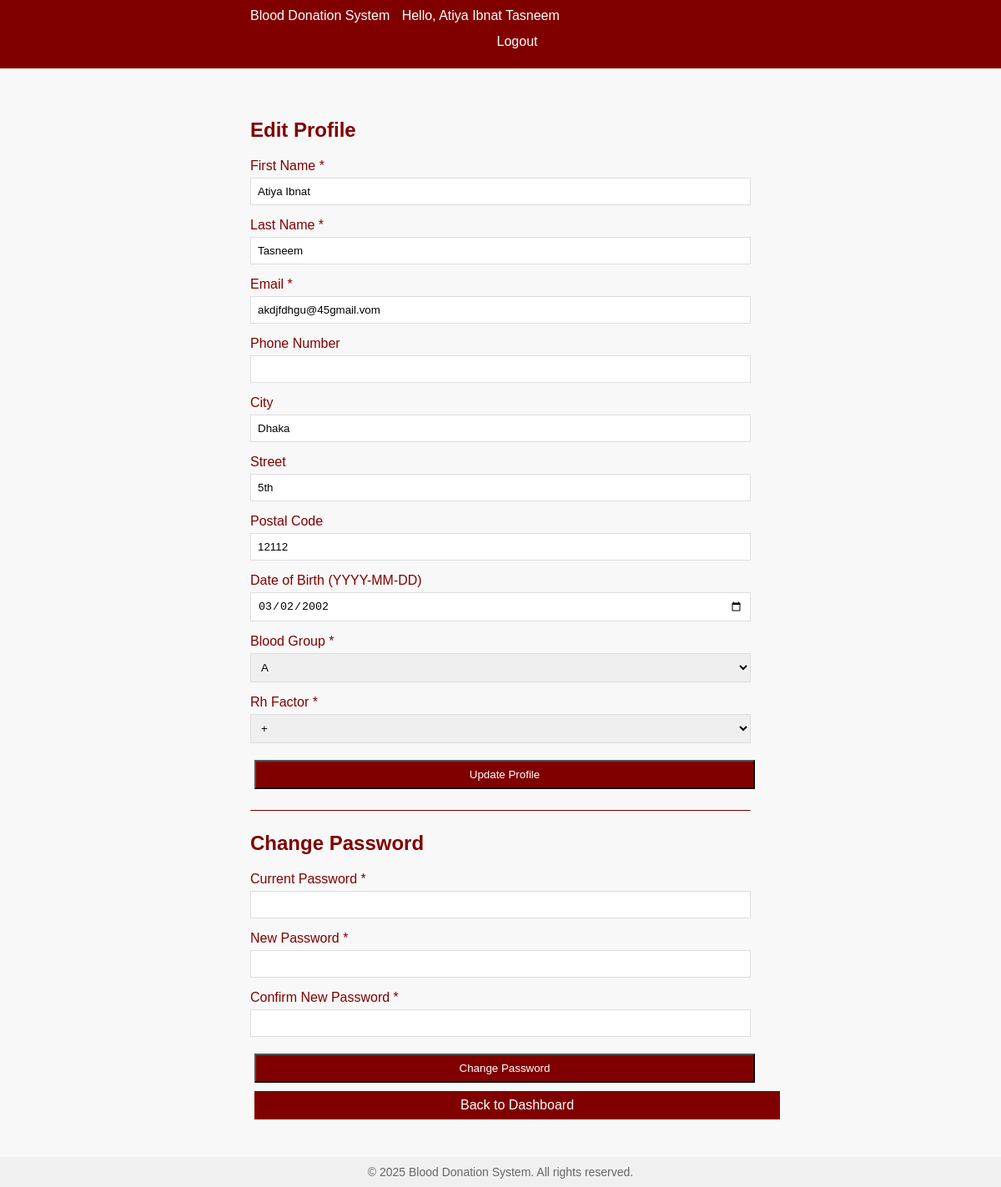
Page /edit_profile.php (signed in) on the committed database.
### tables this page shows
CREATE TABLE `user` (
  `user_id` int(11) NOT NULL,
  `first_name` varchar(50) NOT NULL,
  `last_name` varchar(50) NOT NULL,
  `email` varchar(100) NOT NULL,
  `city` varchar(50) DEFAULT NULL,
  `street` varchar(100) DEFAULT NULL,
  `postal_code` varchar(20) DEFAULT NULL,
  `date_of_birth` date DEFAULT NULL
);

CREATE TABLE `donor` (
  `user_id` int(11) NOT NULL,
  `blood_group` enum('A','B','AB','O') NOT NULL,
  `rh_factor` enum('+','-') NOT NULL,
  `eligibility_status` enum('eligible','ineligible','pending') DEFAULT 'pending',
  `donation_count` int(11) DEFAULT 0
);

### edit_profile.php (the view, shortened to what this page needs)
<?php
include 'db.php';
$user_id = $_SESSION['user_id'];
$role = $_SESSION['role'] ?? null;
$full_name = $_SESSION['full_name'] ?? 'User';
$stmt = $conn->prepare("
    SELECT first_name, last_name, email, city, street, postal_code, date_of_birth
    FROM user
    WHERE user_id = ?
");
$stmt->bind_param("i", $user_id);
$stmt->execute();
$user_data = $stmt->get_result()->fetch_assoc();
$phone_numbers = [];
$role_data = [];
if ($role === 'donor') {
    $stmt = $conn->prepare("SELECT blood_group, rh_factor FROM donor WHERE user_id = ?");
    $stmt->bind_param("i", $user_id);
    $stmt->execute();
    $role_data = $stmt->get_result()->fetch_assoc() ?: [];
} elseif ($role === 'recipient') {
    $stmt = $conn->prepare("SELECT blood_group, rh_factor, medical_condition, urgency_level, hospital_id FROM recipient WHERE user_id = ?");
    $stmt->bind_param("i", $user_id);
    $stmt->execute();
    $role_data = $stmt->get_result()->fetch_assoc() ?: [];
    $stmt->close();
} elseif ($role === 'hospital_rep') {
    $stmt = $conn->prepare("SELECT hospital_id, department, designation, license_id FROM hospital_representative WHERE user_id = ?");
    $stmt->bind_param("i", $user_id);
    $stmt->execute();
    $role_data = $stmt->get_result()->fetch_assoc() ?: [];
    $stmt->close();
}
?>
<!DOCTYPE html>
<html lang="en">
<head>
</head>
<body>
    <div class="navbar">
        <div style="max-width: 600px; margin: 0 auto;">
            <a href="dashboard.php">Blood Donation System</a>
            <span>Hello, <?= htmlspecialchars($full_name) ?></span>
            <a href="logout.php" class="btn">Logout</a>
        </div>
    </div>
    <div class="container">
        <h2>Edit Profile</h2>
        <form method="POST">
            <div class="form-group">
                <label for="first_name">First Name *</label>
                <input type="text" id="first_name" name="first_name" required
                       value="<?= htmlspecialchars($_POST['first_name'] ?? $user_data['first_name']) ?>">
            </div>
            <div class="form-group">
                <label for="last_name">Last Name *</label>
                <input type="text" id="last_name" name="last_name" required
                       value="<?= htmlspecialchars($_POST['last_name'] ?? $user_data['last_name']) ?>">
            </div>
            <div class="form-group">
                <label for="email">Email *</label>
                <input type="email" id="email" name="email" required
                       value="<?= htmlspecialchars($_POST['email'] ?? $user_data['email']) ?>">
            </div>
            <div class="form-group">
                <label for="phone_number">Phone Number</label>
                <input type="text" id="phone_number" name="phone_number"
                       value="<?= htmlspecialchars($_POST['phone_number'] ?? (!empty($phone_numbers) ? $phone_numbers[0] : '')) ?>">
            </div>
            <div class="form-group">
                <label for="city">City</label>
                <input type="text" id="city" name="city"
                       value="<?= htmlspecialchars($_POST['city'] ?? $user_data['city'] ?? '') ?>">
            </div>
            <div class="form-group">
                <label for="street">Street</label>
                <input type="text" id="street" name="street"
                       value="<?= htmlspecialchars($_POST['street'] ?? $user_data['street'] ?? '') ?>">
            </div>
            <div class="form-group">
                <label for="postal_code">Postal Code</label>
                <input type="text" id="postal_code" name="postal_code"
                       value="<?= htmlspecialchars($_POST['postal_code'] ?? $user_data['postal_code'] ?? '') ?>">
            </div>
            <div class="form-group">
                <label for="date_of_birth">Date of Birth (YYYY-MM-DD)</label>
                <input type="date" id="date_of_birth" name="date_of_birth"
                       value="<?= htmlspecialchars($_POST['date_of_birth'] ?? $user_data['date_of_birth'] ?? '') ?>">
            </div>
            <?php if ($role === 'donor'): ?>
                <div class="form-group">
                    <label for="blood_group">Blood Group *</label>
                    <select id="blood_group" name="blood_group" required>
                        <?php foreach (['A', 'B', 'AB', 'O'] as $bg): ?>
                            <option value="<?= $bg ?>" <?= ($_POST['blood_group'] ?? $role_data['blood_group'] ?? '') === $bg ? 'selected' : '' ?>>
                                <?= $bg ?>
                            </option>
                        <?php endforeach; ?>
                    </select>
                </div>
                <div class="form-group">
                    <label for="rh_factor">Rh Factor *</label>
                    <select id="rh_factor" name="rh_factor" required>
                        <?php foreach (['+', '-'] as $rf): ?>
                            <option value="<?= $rf ?>" <?= ($_POST['rh_factor'] ?? $role_data['rh_factor'] ?? '') === $rf ? 'selected' : '' ?>>
                                <?= $rf ?>
                            </option>
                        <?php endforeach; ?>
                    </select>
                </div>
            <?php endif; ?>
            <button type="submit" class="btn">Update Profile</button>
        </form>
        <hr>
        <h3>Change Password</h3>
        <form method="POST">
            <div class="form-group">
                <label for="current_password">Current Password *</label>
                <input type="password" id="current_password" name="current_password" required>
            </div>
            <div class="form-group">
                <label for="new_password">New Password *</label>
                <input type="password" id="new_password" name="new_password" required>
            </div>
            <div class="form-group">
                <label for="confirm_password">Confirm New Password *</label>
                <input type="password" id="confirm_password" name="confirm_password" required>
            </div>
            <button type="submit" class="btn">Change Password</button>
        </form>
        <a href="dashboard.php" class="btn">Back to Dashboard</a>
    </div>
    <footer>
        &copy; <?= date('Y') ?> Blood Donation System. All rights reserved.
    </footer>
</body>
</html>

### edit_profile.php (style rules this page uses)
body { background-color: #f8f8f8; margin: 0; font-family: Arial, sans-serif; }
.navbar { background-color: #800000; padding: 10px; }
.navbar a, .navbar span { color: #fff; text-decoration: none; margin-right: 10px; }
.container { max-width: 600px; margin: 20px auto; padding: 20px; }
h2, h3 { color: #800000; font-size: 24px; margin-bottom: 20px; }
.form-group { margin-bottom: 15px; }
.form-group label { display: block; margin-bottom: 5px; color: #800000; }
.form-group input, .form-group select { width: 100%; padding: 8px; border: 1px solid #ddd; box-sizing: border-box; }
.btn { background-color: #800000; color: #fff; padding: 8px 15px; text-decoration: none; display: inline-block; margin: 5px; width: 100%; text-align: center; }
hr { border-top: 1px solid #800000; margin: 20px 0; }
a { color: #800000; text-decoration: none; }
footer { background-color: #f0f0f0; text-align: center; padding: 10px; font-size: 14px; color: #666; margin-top: 20px; }

### rows in the picture
user: first_name "Atiya Ibnat", last_name "Tasneem", email "akdjfdhgu@45gmail.vom", city "Dhaka", street "5th", postal_code "12112", date_of_birth "03/02/2002"
donor: blood_group "A", rh_factor "+"

### other values in the picture
$full_name "Atiya Ibnat Tasneem"
